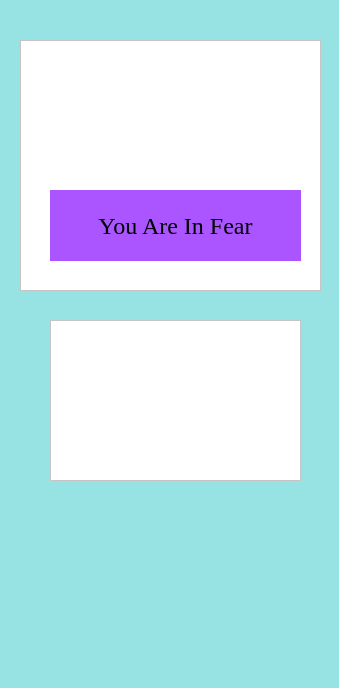
<?xml version="1.0" encoding="UTF-8"?>
<ui version="4.0">
 <class>Dialog</class>
 <widget class="QDialog" name="Dialog">
  <property name="geometry">
   <rect>
    <x>0</x>
    <y>0</y>
    <width>339</width>
    <height>688</height>
   </rect>
  </property>
  <property name="windowTitle">
   <string>You are in fear.</string>
  </property>
  <property name="styleSheet">
   <string notr="true">
background-color: rgb(151, 227, 227);</string>
  </property>
  <widget class="QLabel" name="label">
   <property name="geometry">
    <rect>
     <x>50</x>
     <y>190</y>
     <width>251</width>
     <height>71</height>
    </rect>
   </property>
   <property name="font">
    <font>
     <family>Times New Roman</family>
     <pointsize>18</pointsize>
    </font>
   </property>
   <property name="styleSheet">
    <string notr="true">background-color: rgb(170, 85, 255)</string>
   </property>
   <property name="text">
    <string>You Are In Fear</string>
   </property>
   <property name="alignment">
    <set>Qt::AlignCenter</set>
   </property>
  </widget>
  <widget class="QFrame" name="frame">
   <property name="geometry">
    <rect>
     <x>50</x>
     <y>320</y>
     <width>251</width>
     <height>161</height>
    </rect>
   </property>
   <property name="styleSheet">
    <string notr="true">background-color:white</string>
   </property>
   <property name="frameShape">
    <enum>QFrame::StyledPanel</enum>
   </property>
   <property name="frameShadow">
    <enum>QFrame::Raised</enum>
   </property>
  </widget>
  <widget class="QFrame" name="frame_2">
   <property name="geometry">
    <rect>
     <x>20</x>
     <y>40</y>
     <width>301</width>
     <height>251</height>
    </rect>
   </property>
   <property name="styleSheet">
    <string notr="true">background-color:white</string>
   </property>
   <property name="frameShape">
    <enum>QFrame::StyledPanel</enum>
   </property>
   <property name="frameShadow">
    <enum>QFrame::Raised</enum>
   </property>
  </widget>
  <widget class="QLabel" name="opencam2">
   <property name="geometry">
    <rect>
     <x>100</x>
     <y>520</y>
     <width>151</width>
     <height>141</height>
    </rect>
   </property>
   <property name="text">
    <string/>
   </property>
   <property name="pixmap">
    <pixmap>image_2024-11-18_134353450-removebg-preview.png</pixmap>
   </property>
   <property name="scaledContents">
    <bool>true</bool>
   </property>
  </widget>
  <zorder>frame_2</zorder>
  <zorder>label</zorder>
  <zorder>frame</zorder>
  <zorder>opencam2</zorder>
 </widget>
 <resources/>
 <connections/>
</ui>
